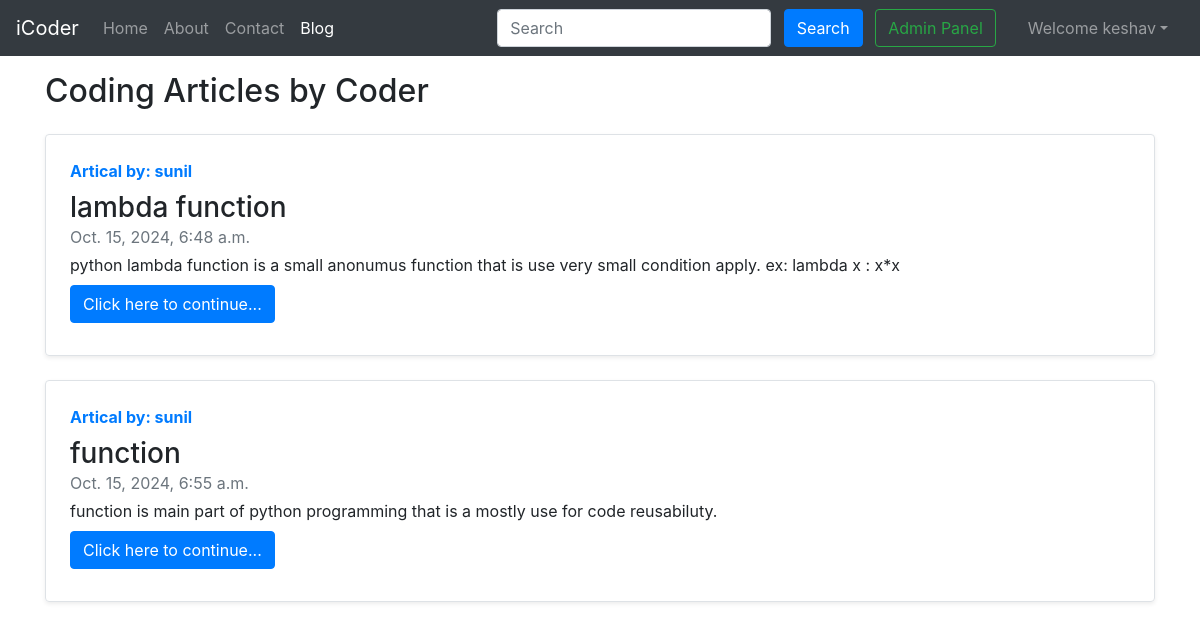
Page /blog/ (signed in) on the committed database.
### blog/models.py (models this page shows, shortened)
class Post(models.Model):
    sno = models.AutoField(primary_key=True)
    title = models.CharField(max_length=100)
    content = models.TextField()
    author = models.CharField(max_length=100)
    slug = models.CharField(max_length=130)
    timeStemp = models.DateTimeField(blank=True)
    views= models.IntegerField(default=0)

### blog/views.py (the view)
# urls.py: path('', views.bloghome,name = 'Home'),
def bloghome(request):
    allPost = Post.objects.all()
    return render(request,'blog/blogHome.html',{'allPost':allPost})

### templates/blog/blogHome.html (shortened to what this page needs)
{% extends 'home/base.html' %}
{% block blogactive %} active {% endblock blogactive %}
{% block body %}
<div class="container my-3">
    <h2>Coding Articles by Coder</h2>
    {% for post in allPost %}
    <div class="row no-gutters border rounded overflow-hidden flex-md-row mb-4 shadow-sm h-md-250 my-4 position-relative">
        <div class="col p-4 d-flex flex-column position-static">
            <strong class="d-inline-block mb-2 text-primary"> Artical by: {{post.author}}</strong>
            <h3 class="mb-0">{{post.title}}</h3>
            <div class="mb-1 text-muted">  {{post.timeStemp}} </div>
            <p class="card-text mb-auto">{{post.content | truncatechars:350}}</p>
            <div class="my-2">
            	<a href="/blog/{{post.slug}}" role="button" class="btn btn-primary">Click here to continue...</a>
            </div>
        </div>
    </div>
    {% endfor %}
</div>
 {% endblock %}

### templates/home/base.html (shortened to what this page needs)
<!doctype html>
<html lang="en">
  <head>
    <link rel="stylesheet" href="https://stackpath.bootstrapcdn.com/bootstrap/4.5.2/css/bootstrap.min.css">
  </head>
  <body>
    <nav class="navbar navbar-expand-lg navbar-dark bg-dark">
        <a class="navbar-brand" href="/">iCoder</a>
        <div class="collapse navbar-collapse" id="navbarSupportedContent">
          <ul class="navbar-nav mr-auto">
            <li class="nav-item {% block homeactive %}  {% endblock homeactive %}">
              <a class="nav-link" href="/">Home <span class="sr-only">(current)</span></a>
            </li>
            <li class="nav-item {% block aboutactive %}  {% endblock aboutactive %}" >
              <a class="nav-link" href="/about">About</a>
            </li>
            <li class="nav-item {% block contactactive %}  {% endblock contactactive %} ">
              <a class="nav-link" href="/contact">Contact</a>
            </li>
            <li class="nav-item {% block blogactive %}  {% endblock blogactive %} ">
              <a class="nav-link" href="/blog">Blog</a>
            </li>
          </ul>
          <div class="ml-auto form-inline ">
          <form method="get" action="/search"class="my-2 my-lg-0 mx-3">
            <input class="form-control mr-sm-2" type="search" placeholder="Search" aria-label="Search" name="query" id="query">
            <button class="btn btn-primary my-2 my-sm-0 " type="submit">Search</button>
            <a href="/admin" role="button" target="_blank" class="btn btn-outline-success m-2 my-sm-0"> Admin Panel </a>
          </form>
{% if user.is_authenticated %}
<ul class="navbar-nav mr-2">
<li class="nav-item dropdown">
<a class="nav-link dropdown-toggle" href='#' id="navbarDropdown" role="button" data-toggle="dropdown"> Welcome {{request.user}}</a>
      </li>
      </ul>
      </div>
{% endif %}
        </div>
      </nav>
      {% block body %}  {% endblock body %}
  </body>
</html>

### rows in the picture
Post: author "sunil", title "lambda function", timeStemp "Oct. 15, 2024, 6:48 a.m.", content "python lambda function is a small anonumus function that is use very small condition apply. ex: lambda x : x*x"
Post: author "sunil", title "function", timeStemp "Oct. 15, 2024, 6:55 a.m.", content "function is main part of python programming that is a mostly use for code reusabiluty."

### other values in the picture
{{ request.user }} "keshav"
